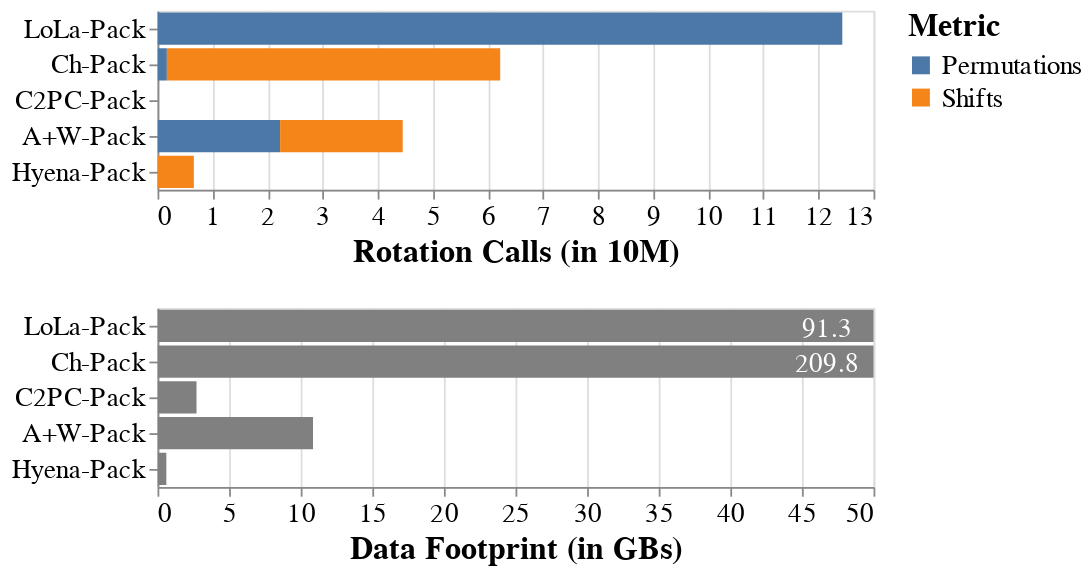

The cell this chart's notebook holds for it:
### Code cell
SCALE = 1024*1024*1024*4
temp_dd = []

# for data in [data_mobile]:
for data in [data_resnet]:
    # Calls
    structs = ['Stats']
    keys = ['Data Movement']
    # structs = ['KSH', 'MUL', 'NTT']

    for model in data:
        layer_list = list(data[model].keys())
        if 'ngraph' in model[0]:
            continue
        if ('hyena' not in model[2]) and ('lion' not in model[0]):
            continue
        if 'plus' in model[0]:
            continue
        if 'gala' in model[0]:
            continue
        for layer in layer_list:
#             if 'Residual' not in layer:
#                 continue
            for s in structs:
                for metric,vals in data[model][layer][s].items():
                    if metric in keys:
                        temp_dd.append([replace_strings_pseudo["_".join(model)], data[model][layer]['Layer'], "WT", vals['WT']/SCALE])
                        temp_dd.append([replace_strings_pseudo["_".join(model)], data[model][layer]['Layer'], "IF", vals['IF']/SCALE])
                        temp_dd.append([replace_strings_pseudo["_".join(model)], data[model][layer]['Layer'], "KSH", vals['KSH']/SCALE])

df_dd = pd.DataFrame(temp_dd, columns=['Model', 'Layer', 'Metric', "Size"])
# df_l = df_temp[df_temp['Layer'] == 'CONV 2 1 2']
# df_l = df_temp[df_temp['Layer'] == 'CONV 2 1 Residual']
dd = df_dd.groupby(['Model']).sum().reset_index()
print(dd)

at2 = alt.Chart(dd).mark_bar(clip=True, color='grey').encode(
    y=alt.Y('Model', axis=alt.Axis(title=None), sort=['LoLa-Pack','Ch-Pack', 'C2PC-Pack','Gala-Pack','A+W-Pack','Hyena-Pack']),
    x=alt.X('Size', title="Data Footprint (in GBs)", scale=alt.Scale(domain=[0, 50])),
)

text2 = alt.Chart(dd).mark_text(dx=-26, dy=1, color='White', fontSize=15).encode(
    y=alt.Y('Model', axis=alt.Axis(title=None), sort=['LoLa-Pack','Ch-Pack', 'C2PC-Pack','Gala-Pack','A+W-Pack','Hyena-Pack']),
#     x=alt.X('Count', title='Count (in 100M)', scale=alt.Scale(domain=[0, 10])),
    x=alt.value(400),
    text=alt.Text('sum(Size):Q', format='.1f'),
)


# ((at1+text1)&(at2+text2)).configure_axis(
c1 = ((at1)&(at2+text2)).configure_axis(
    labelFontSize=15,
    titleFontSize=18
).configure_legend(
    labelFontSize=15,
    titleFontSize=18
)

# ((at1+text1)&(at2+text2)).configure_axis(
c1.save('pseudo_metric.svg')
c1.display()

### Figure 1 — Vega-Lite specification as saved in the notebook (floating-point values rounded to 4 significant figures)
{"config": {"view": {"continuousWidth": 400, "continuousHeight": 300}, "axis": {"labelFontSize": 15, "titleFontSize": 18}, "legend": {"labelFontSize": 15, "titleFontSize": 18}}, "vconcat": [{"data": {"name": "data-364e3dc433e0ffc0f4d8153736d01533"}, "mark": {"type": "bar", "clip": true}, "encoding": {"color": {"field": "Metric", "type": "nominal"}, "x": {"field": "Count", "title": "Rotation Calls (in 10M)", "type": "quantitative"}, "y": {"axis": {"title": null}, "field": "Model", "sort": ["LoLa-Pack", "Ch-Pack", "C2PC-Pack", "Gala-Pack", "A+W-Pack", "Hyena-Pack"], "type": "nominal"}}}, {"layer": [{"mark": {"type": "bar", "clip": true, "color": "grey"}, "encoding": {"x": {"field": "Size", "scale": {"domain": [0, 50]}, "title": "Data Footprint (in GBs)", "type": "quantitative"}, "y": {"axis": {"title": null}, "field": "Model", "sort": ["LoLa-Pack", "Ch-Pack", "C2PC-Pack", "Gala-Pack", "A+W-Pack", "Hyena-Pack"], "type": "nominal"}}}, {"mark": {"type": "text", "color": "White", "dx": -26, "dy": 1, "fontSize": 15}, "encoding": {"text": {"aggregate": "sum", "field": "Size", "format": ".1f", "type": "quantitative"}, "x": {"value": 400}, "y": {"axis": {"title": null}, "field": "Model", "sort": ["LoLa-Pack", "Ch-Pack", "C2PC-Pack", "Gala-Pack", "A+W-Pack", "Hyena-Pack"], "type": "nominal"}}}], "data": {"name": "data-f00cc9a01633f078aefb072b99304618"}}], "$schema": "https://vega.github.io/schema/vega-lite/v4.17.0.json", "datasets": {"data-364e3dc433e0ffc0f4d8153736d01533": [{"Model": "A+W-Pack", "Metric": "Permutations", "Count": 2.226}, {"Model": "A+W-Pack", "Metric": "Shifts", "Count": 2.226}, {"Model": "C2PC-Pack", "Metric": "Permutations", "Count": 0.0}, {"Model": "C2PC-Pack", "Metric": "Shifts", "Count": 0.0}, {"Model": "Ch-Pack", "Metric": "Permutations", "Count": 0.1698}, {"Model": "Ch-Pack", "Metric": "Shifts", "Count": 6.052}, {"Model": "Hyena-Pack", "Metric": "Permutations", "Count": 0.002377}, {"Model": "Hyena-Pack", "Metric": "Shifts", "Count": 0.657}, {"Model": "LoLa-Pack", "Metric": "Permutations", "Count": 12.43}, {"Model": "LoLa-Pack", "Metric": "Shifts", "Count": 0.0}], "data-f00cc9a01633f078aefb072b99304618": [{"Model": "A+W-Pack", "Size": 10.86}, {"Model": "C2PC-Pack", "Size": 2.723}, {"Model": "Ch-Pack", "Size": 209.8}, {"Model": "Hyena-Pack", "Size": 0.6157}, {"Model": "LoLa-Pack", "Size": 91.3}]}}
